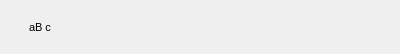
<?xml version="1.0" encoding="UTF-8"?>
<ui version="4.0">
 <class>TextInput</class>
 <widget class="QWidget" name="TextInput">
  <property name="geometry">
   <rect>
    <x>0</x>
    <y>0</y>
    <width>400</width>
    <height>50</height>
   </rect>
  </property>
  <property name="minimumSize">
   <size>
    <width>0</width>
    <height>0</height>
   </size>
  </property>
  <property name="maximumSize">
   <size>
    <width>16777215</width>
    <height>50</height>
   </size>
  </property>
  <property name="windowTitle">
   <string>Form</string>
  </property>
  <layout class="QHBoxLayout" name="horizontalLayout">
   <property name="spacing">
    <number>0</number>
   </property>
   <property name="leftMargin">
    <number>24</number>
   </property>
   <item>
    <widget class="QPushButton" name="pushButton">
     <property name="minimumSize">
      <size>
       <width>32</width>
       <height>32</height>
      </size>
     </property>
     <property name="maximumSize">
      <size>
       <width>32</width>
       <height>16777215</height>
      </size>
     </property>
     <property name="font">
      <font>
       <pointsize>8</pointsize>
      </font>
     </property>
     <property name="styleSheet">
      <string notr="true">border: 0px;background-color: transparent;padding: 0px;</string>
     </property>
     <property name="text">
      <string>aB c</string>
     </property>
    </widget>
   </item>
   <item>
    <widget class="QLineEdit" name="lineEdit">
     <property name="styleSheet">
      <string notr="true">border: 0px;background-color: transparent;padding: 0px;</string>
     </property>
    </widget>
   </item>
  </layout>
 </widget>
 <resources/>
 <connections/>
</ui>
